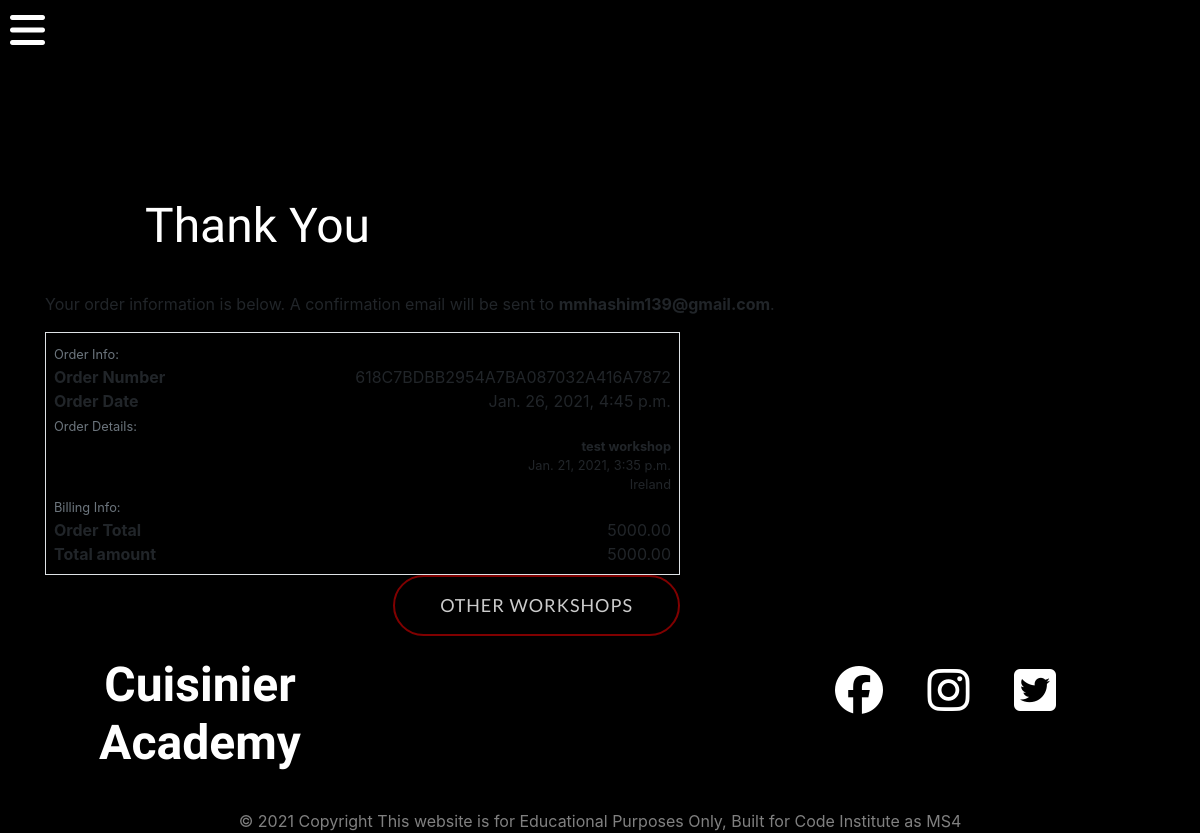
/reservations/checkout_success/618C7BDBB2954A7BA087032A416A7872, run on the app's committed database.
### reservations/models.py (models this page shows, shortened)
class Order(models.Model):
    order_number = models.CharField(max_length=32, null=False, editable=False)
    user_profile = models.ForeignKey(UserProfile, on_delete=models.SET_NULL,
                                     null=True, blank=True, related_name='orders')
    full_name = models.CharField(max_length=50, null=False, blank=False)
    email = models.EmailField(max_length=254, null=False, blank=False)
    phone_number = models.CharField(max_length=20, null=False, blank=False)
    country = CountryField(blank_label='Country', null=True, blank=True)
    postcode = models.CharField(max_length=20, null=True, blank=True)
    town_or_city = models.CharField(max_length=40, null=False, blank=False)
    street_address1 = models.CharField(max_length=80, null=False, blank=False)
    street_address2 = models.CharField(max_length=80, null=True, blank=True)
    county = models.CharField(max_length=80, null=True, blank=True)
    date = models.DateTimeField(auto_now_add=True)
    workshop = models.ForeignKey(Workshop, null=True, blank=True, on_delete=models.CASCADE)
    order_total = models.DecimalField(
        max_digits=10, decimal_places=2, null=False, default=0)

### workshops/models.py (models this page shows, shortened)
class Workshop(models.Model):
    title = models.CharField(max_length=100)
    sub_title = models.CharField(max_length=200)
    description = models.TextField(blank=True)
    expert = models.ForeignKey(Expert,default=None, on_delete=models.DO_NOTHING)
    main_img = models.ImageField(null=True, blank=True) # upload file path
    image_1 = models.ImageField(null=True, blank=True)
    image_2 = models.ImageField(null=True, blank=True)
    image_3 = models.ImageField(null=True, blank=True)
    agenda_day_1 = models.TextField(null=True, blank=True)
    agenda_day_2 = models.TextField(null=True, blank=True)
    agenda_day_3 = models.TextField(null=True, blank=True)
    price = models.DecimalField(null=True, max_digits=6, decimal_places=2, blank=True)
    date = models.DateTimeField(default=datetime.now, blank=True)
    location = models.CharField(null=True, max_length=200)
    is_published = models.BooleanField(default=True)

### reservations/views.py (the view, shortened to what this page needs)
# urls.py: path('checkout_success/<order_number>', views.checkout_success, name='checkout_success'),
def checkout_success(request, order_number):
    save_info = request.session.get('save_info')
    order = get_object_or_404(Order, order_number=order_number)
    messages.success(request, f'Order successfully processed! \
        Your order number is {order_number}. A confirmation \
        email will be sent to {order.email}.')
    cust_email = order.email
    subject = render_to_string(
        'reservations/confirmation_emails/confirmation_email_subject.txt',
        {'order': order})
    body = render_to_string(
        'reservations/confirmation_emails/confirmation_email_body.txt',
        {'order': order, 'contact_email': settings.DEFAULT_FROM_EMAIL})
    send_mail(
            subject,
            body,
            settings.DEFAULT_FROM_EMAIL,
            [cust_email]
        )
    if 'oreder' in request.session:
        del request.session['order']
    template = 'reservations/checkout_success.html'
    context = {
        'order': order,
    }
    return render(request, template, context)

### reservations/templates/reservations/checkout_success.html (shortened to what this page needs)
{% extends "base.html" %}
{% load static %}
{% block extra_css %}
<link rel="stylesheet" href="{% static 'reservations/css/reservations.css' %}">
{% endblock %}
{% block content %}
<div class="container">
    <div class="row">
        <div class="col">
            <hr>
            <h2 class="header-titile">Thank You</h2>
            <hr>
            <p class="header-para">Your order information is below. A confirmation email will be sent to
                <strong>{{ order.email }}</strong>.</p>
        </div>
    </div>
    <div class="row">
        <div class="col-12 col-lg-7">
            <div class="order-confirmation-wrapper p-2 border">
                <div class="row">
                    <div class="col">
                        <small class="text-muted">Order Info:</small>
                    </div>
                </div>
                <div class="row">
                    <div class="col-12 col-md-4">
                        <p class="mb-0 text-black font-weight-bold">Order Number</p>
                    </div>
                    <div class="col-12 col-md-8 text-md-right">
                        <p class="mb-0">{{ order.order_number }}</p>
                    </div>
                </div>
                <div class="row">
                    <div class="col-12 col-md-4">
                        <p class="mb-0 text-black font-weight-bold">Order Date</p>
                    </div>
                    <div class="col-12 col-md-8 text-md-right">
                        <p class="mb-0">{{ order.date }}</p>
                    </div>
                </div>
                <div class="row">
                    <div class="col">
                        <small class="text-muted">Order Details:</small>
                    </div>
                </div>
                <div class="row">
                    <div class="col-12 col-md-4">
                    </div>
                    <div class="col-12 col-md-8 text-md-right">
                        <p class="small mb-0 text-black font-weight-bold">
                            {{ order.workshop.title }}
                        </p>
                        <p class="small mb-0">{{ order.workshop.date }}</p>
                        <p class="small mb-0">{{ order.workshop.location }}</p>
                    </div>
                </div>
                <div class="row">
                    <div class="col">
                        <small class="text-muted">Billing Info:</small>
                    </div>
                </div>
                <div class="row">
                    <div class="col-12 col-md-4">
                        <p class="mb-0 text-black font-weight-bold">Order Total</p>
                    </div>
                    <div class="col-12 col-md-8 text-md-right">
                        <p class="mb-0">{{ order.order_total }}</p>
                    </div>
                </div>
                <div class="row">
                    <div class="col-12 col-md-4">
                        <p class="mb-0 text-black font-weight-bold">Total amount</p>
                    </div>
                    <div class="col-12 col-md-8 text-md-right">
                        <p class="mb-0">{{ order.order_total }}</p>
                    </div>
                </div>
            </div>
        </div>
    </div>
    <div class="row">
        <div class="col-12 col-lg-7 text-right">
            {% if from_profile %}
            <a href="{% url 'profiles' %}" class="btn btn-header-2">
                <span class="icon mr-2">
                    <i class="fas fa-angle-left"></i>
                </span>
                <span class="text-uppercase">Back to Profile</span>
            </a>
            {% else %}
            <a href="{% url 'workshops' %}" class="btn btn-header-2">
                <span class="text-uppercase">Other Workshops</span>
            </a>
            {% endif %}
        </div>
    </div>
</div>
{% endblock %}

### static/css/base.css (style rules this page uses)
body { background-color: black; }
.header-titile { margin: 120px 330px 20px 100px; color: white; font-size: 48px; font-family: 'flamenco', sans-serif; justify-content: left; }
.btn-header-2 { color: rgba(255, 255, 255, 0.8) ; border: 2px solid; border-color: rgba(255, 0, 0, 0.5); border-radius: 300px; letter-spacing: 1px; text-transform: uppercase; font-size: 18px; font-family: 'Lato', sans-serif; padding: 15px 45px; margin-bottom: 20px; }

### data on the page
Order: email "mmhashim139@gmail.com", order_number "618C7BDBB2954A7BA087032A416A7872", date "Jan. 26, 2021, 4:45 p.m.", workshop "test workshop", workshop "Jan. 21, 2021, 3:35 p.m.", workshop.location "Ireland", order_total "5000.00"
